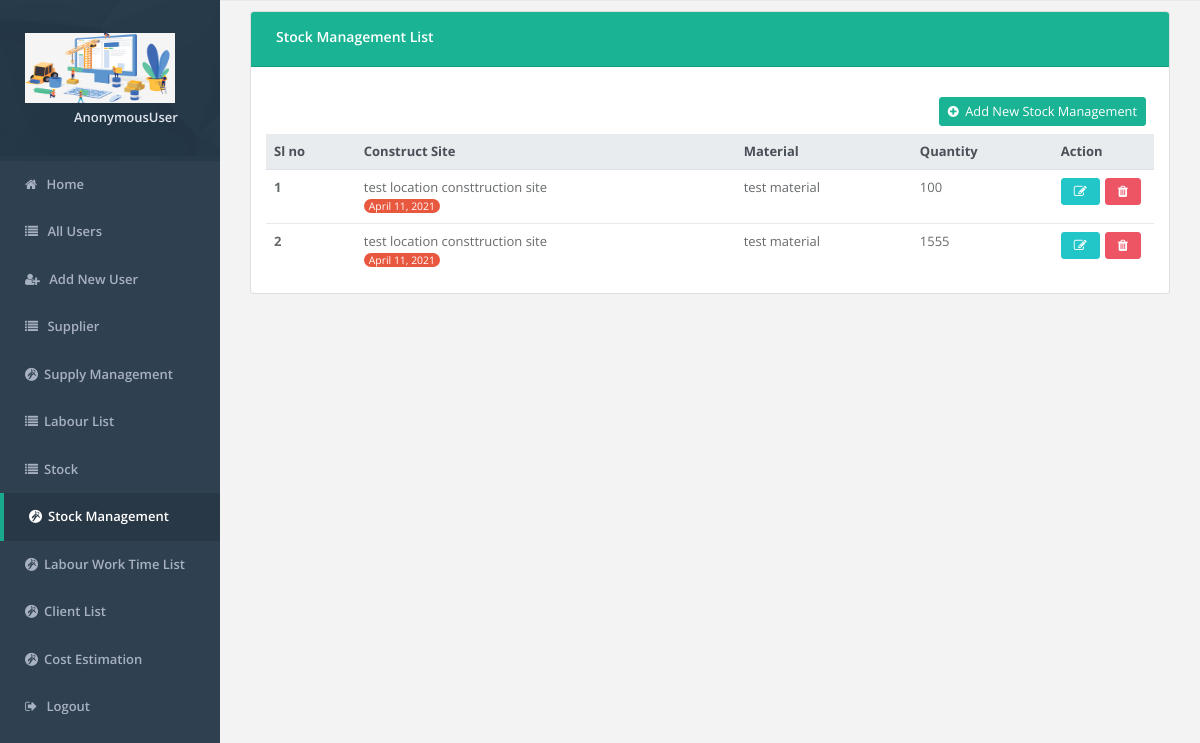
Before: /supply/stock-management/ with the older database file.
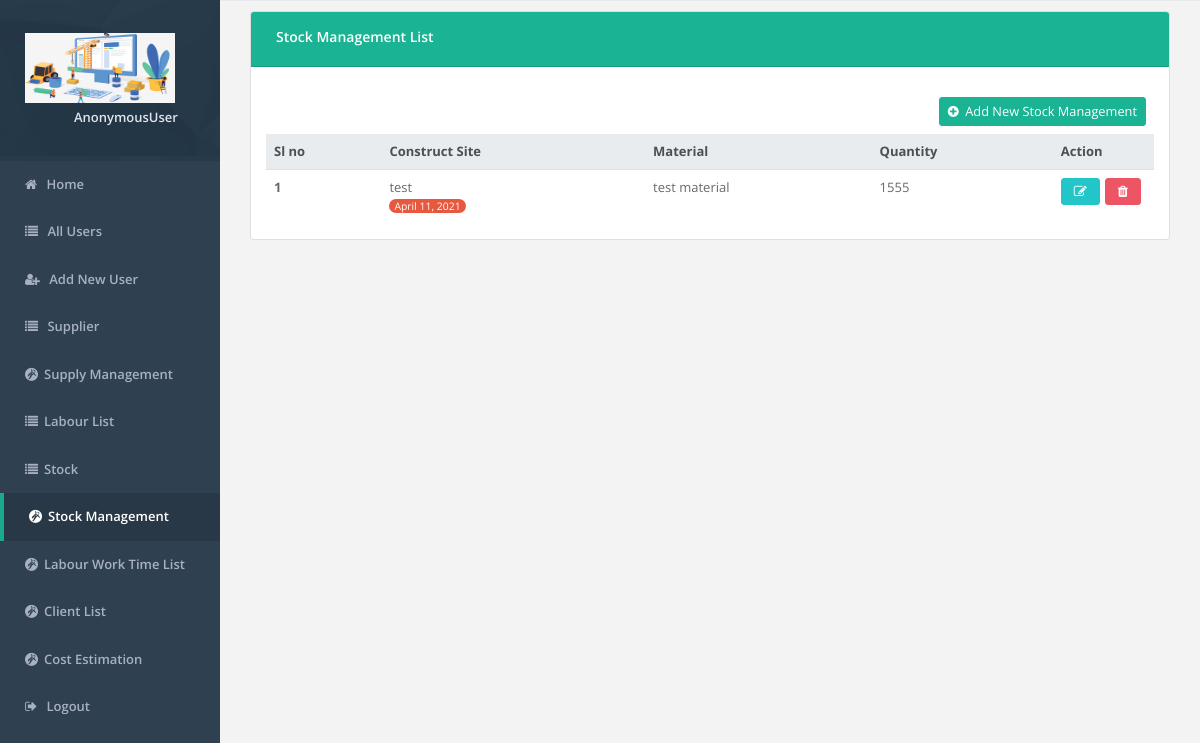
After: the same page with the newer database file.
### supply_management/models.py (models this page shows)
class StockManagement(models.Model):
    construct_site = models.ForeignKey(ConstructionSite, on_delete=models.CASCADE)
    material = models.ForeignKey(Material, on_delete=models.CASCADE)
    quantity = models.CharField(max_length=200)
    date = models.DateField(auto_now_add=True)

class ConstructionSite(models.Model):
    client = models.ForeignKey(Client, on_delete=models.CASCADE)
    location = models.CharField(max_length=200)
    landarea = models.CharField(max_length=200)
    rajuk_no = models.CharField(max_length=200)
    architect_name = models.CharField(max_length=200)
    architect_reg_no = models.CharField(max_length=200)
    starting_date = models.CharField(max_length=200)
    end_date = models.CharField(max_length=200)
    def __str__(self):
        return self.location

class Material(models.Model):
    material_name = models.CharField(max_length=200)
    type = models.CharField(max_length=200)
    def __str__(self):
        return self.material_name

### supply_management/views.py (the view)
# urls.py: path('stock-management/', views.stock_management, name="stock_management"),
def stock_management(request):
    obj = StockManagement.objects.all()
    context={
        "obj":obj,
        'isact_stockmanagement': 'active',
    }
    return render(request, "stock/stock_management.html", context)

### templates/stock/stock_management.html (shortened to what this page needs)
{% include 'header.html' %}
{% load static %}
<div class="main-content" id="panel" style="margin-top:10px;">
    <div class="row">
        <div class="container-fluid">
            <div class="col-md-12">
                <div class="card">
                    <div class="card-header bg-primary">
                        <div class="row align-items-center">
                            <h4 class="text-blod" style="padding-left:20px;">Stock Management List</h4>
                        </div>
                    </div>
                    <div class="col-md-12" style="margin-top:30px;">
                        <div class="row align-items-center">
                            <div class="col-12">
                                <div class="col-lg-offset-6">
                                    <a class="mr-2  btn btn-primary btn-sm float-right"
                                       href="{% url 'add_stock_management' %}"><i class="fa fa-plus-circle" style="color:#fff;"></i>&nbsp;&nbsp;Add New Stock Management</a>
                                </div>
                            </div>
                        </div>
                    </div>
                    <div class="container-fluid mt-2">
                        <div class="table-responsive">
                            <table class="table align-items-center table-flush" id="surveyorList">
                                <thead class="thead-light mt-4">
                                <tr>
                                    <th data-sort="name">Sl no</th>
                                    <th data-sort="name">Construct Site</th>
                                    <th data-sort="name">Material</th>
                                    <th data-sort="name">Quantity</th>
                                    <th>Action</th>
                                </tr>
                                </thead>
                                <tbody class="list">
                                {% for obj in obj %}
                                <tr>
                                    <th scope="row"><span class="name mb-0 text-sm">{{ forloop.counter }}</span>
                                    </th>
                                    <td>
                                        <span class="status">{{ obj.construct_site }}</span><br>
                                        <small style="color:#fff;background-color:#e8583f;border-radius: 10px;padding-left:5px;padding-right:5px;">{{ obj.date }}</small>
                                    </td>
                                    <td>
                                        <span class="status">{{ obj.material }}</span><br>
                                    </td>
                                    <td>
                                        <span class="status">{{ obj.quantity }}</span>
                                    </td>
                                    <td style="width: 10%">
                                        <div class="btn-group">
                                            <a href="{% url 'update_stock_management' id=obj.id %}" style="margin-right: 5px;">
                                                <button class="btn btn-info fa fa-edit"></button>
                                            </a>
                                            <a href="{% url 'remove_stock_management' id=obj.id %}" style="margin-right: 5px;">
                                                <button class="btn btn-danger fa fa-trash"></button>
                                            </a>
                                        </div>
                                    </td>
                                </tr>
                                {% endfor %}
                                </tbody>
                            </table>
                        </div>
                    </div>
                </div>
            </div>
        </div>
    </div>
</div>
{% include 'footer.html' %}

Changed rows visible on the page:
removed StockManagement: construct_site "test location consttruction site", date "April 11, 2021", material "test material", quantity "100"
removed StockManagement: construct_site "test location consttruction site", date "April 11, 2021", material "test material", quantity "1555"
added StockManagement: construct_site "test", date "April 11, 2021", material "test material", quantity "1555"
